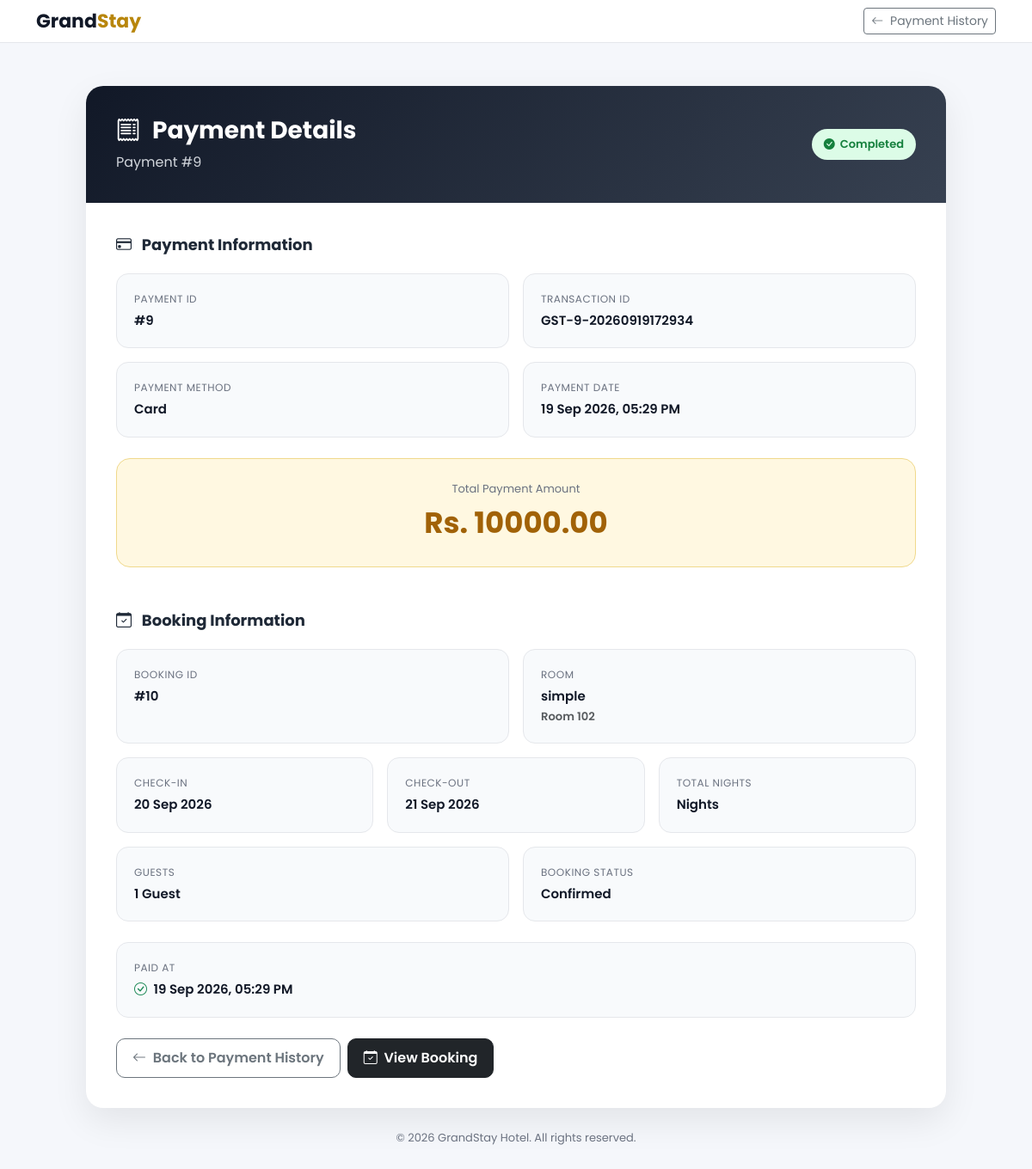
Screenshot of /payments/9/ (signed in) with the database file from the repository.
### payments/models.py (models this page shows, shortened)
class Payment(models.Model):
    METHOD_CHOICES = [
        ('cash', 'Cash'),
        ('card', 'Card'),
        ('online', 'Online'),
    ]
    STATUS_CHOICES = [
        ('pending', 'Pending'),
        ('completed', 'Completed'),
        ('failed', 'Failed'),
        ('refunded', 'Refunded'),
    ]
    booking = models.OneToOneField(
        Booking,
        on_delete=models.CASCADE,
        related_name='payment'
    )
    amount = models.DecimalField(
        max_digits=10,
        decimal_places=2
    )
    method = models.CharField(
        max_length=20,
        choices=METHOD_CHOICES
    )
    status = models.CharField(
        max_length=20,
        choices=STATUS_CHOICES,
        default='pending'
    )
    transaction_id = models.CharField(
        max_length=200,
        blank=True,
        null=True
    )
    paid_at = models.DateTimeField(
        blank=True,
        null=True
    )
    created_at = models.DateTimeField(
        auto_now_add=True
    )

### bookings/models.py (models this page shows, shortened)
class Booking(models.Model):
    STATUS_CHOICES = [
        ('pending', 'Pending'),
        ('confirmed', 'Confirmed'),
        ('checked_in', 'Checked In'),
        ('checked_out', 'Checked Out'),
        ('cancelled', 'Cancelled'),
    ]
    PAYMENT_STATUS_CHOICES = [
        ('pending', 'Pending'),
        ('paid', 'Paid'),
        ('failed', 'Failed'),
        ('refunded', 'Refunded'),
    ]
    user = models.ForeignKey(
        User,
        on_delete=models.CASCADE,
        related_name='bookings'
    )
    room = models.ForeignKey(
        Room,
        on_delete=models.PROTECT,
        related_name='bookings'
    )
    check_in = models.DateField(
        verbose_name="Check-in Date"
    )
    check_in_time = models.TimeField(
        default="14:00",
        verbose_name="Check-in Time"
    )
    check_out = models.DateField(
        verbose_name="Check-out Date"
    )
    check_out_time = models.TimeField(
        default="12:00",
        verbose_name="Check-out Time"
    )
    guests = models.PositiveIntegerField(
        default=1
    )
    total_amount = models.DecimalField(
        max_digits=10,
        decimal_places=2,
        default=0
    )
    status = models.CharField(
        max_length=20,
        choices=STATUS_CHOICES,
        default='pending'
    )
    payment_status = models.CharField(
        max_length=20,
        choices=PAYMENT_STATUS_CHOICES,
        default='pending'
    )
    special_request = models.TextField(
        blank=True
    )
    created_at = models.DateTimeField(
        auto_now_add=True
    )
    updated_at = models.DateTimeField(
        auto_now=True
    )

### rooms/models.py (models this page shows, shortened)
class Room(models.Model):
    STATUS_CHOICES = [
        ('available', 'Available'),
        ('maintenance', 'Maintenance'),
        ('inactive', 'Inactive'),
    ]
    category = models.ForeignKey(
        RoomCategory,
        on_delete=models.PROTECT,
        related_name='rooms'
    )
    room_number = models.CharField(
        max_length=20,
        unique=True
    )
    name = models.CharField(
        max_length=150
    )
    description = models.TextField(
        blank=True
    )
    price = models.DecimalField(
        max_digits=10,
        decimal_places=2
    )
    capacity = models.PositiveIntegerField(
        default=2
    )
    size = models.PositiveIntegerField(
        default=30,
        help_text="Room size in square meters"
    )
    bed_type = models.CharField(
        max_length=100,
        default="Double Bed"
    )
    floor = models.PositiveIntegerField(
        default=1
    )
    image = models.ImageField(
        upload_to='rooms/',
        blank=True,
        null=True
    )
    status = models.CharField(
        max_length=20,
        choices=STATUS_CHOICES,
        default='available'
    )
    is_featured = models.BooleanField(
        default=False
    )
    has_wifi = models.BooleanField(
        default=True
    )
    has_ac = models.BooleanField(
        default=True
    )
    has_tv = models.BooleanField(
        default=True
    )
    has_breakfast = models.BooleanField(
        default=False
    )
    has_balcony = models.BooleanField(
        default=False
    )
    created_at = models.DateTimeField(
        auto_now_add=True
    )
    updated_at = models.DateTimeField(
        auto_now=True
    )
    class Meta:
        verbose_name = "Room"
        verbose_name_plural = "Rooms"
        ordering = ['room_number']

### payments/views.py (the view)
@login_required(login_url="login")
def customer_payment_detail(
    request,
    payment_id
):
    payment = get_object_or_404(
        Payment.objects.select_related(
            "booking",
            "booking__room",
            "booking__room__category"
        ),
        id=payment_id,
        booking__user=request.user
    )
    return render(
        request,
        "payments/payment_detail.html",
        {
            "payment": payment,
        }
    )

### templates/payments/payment_detail.html (shortened to what this page needs)
{% load static %}
<!DOCTYPE html>
<html lang="en">
<head>
    <link
        href="https://cdn.jsdelivr.net/npm/bootstrap@5.3.3/dist/css/bootstrap.min.css"
        rel="stylesheet"
    >
    <link
        href="https://cdn.jsdelivr.net/npm/bootstrap-icons@1.11.3/font/bootstrap-icons.css"
        rel="stylesheet"
    >
</head>
<body>
<nav class="navbar navbar-expand-lg">
    <div class="container">
        <a
            href="{% url 'home' %}"
            class="brand"
        >
            Grand<span>Stay</span>
        </a>
        <div class="ms-auto">
            <a
                href="{% url 'payment_history' %}"
                class="btn btn-outline-secondary btn-sm"
            >
                <i class="bi bi-arrow-left me-1"></i>
                Payment History
            </a>
        </div>
    </div>
</nav>
<div class="page-wrapper">
    <div class="payment-card">
        <div class="payment-header">
            <div class="d-flex justify-content-between align-items-center flex-wrap gap-3">
                <div>
                    <h1>
                        <i class="bi bi-receipt me-2"></i>
                        Payment Details
                    </h1>
                    <p>
                        Payment #{{ payment.id }}
                    </p>
                </div>
                <div>
                    {% if payment.status == "completed" %}
                        <span class="status-badge status-completed">
                            <i class="bi bi-check-circle-fill"></i>
                            Completed
                        </span>
                    {% elif payment.status == "pending" %}
                        <span class="status-badge status-pending">
                            <i class="bi bi-clock-fill"></i>
                            Pending
                        </span>
                    {% elif payment.status == "failed" %}
                        <span class="status-badge status-failed">
                            <i class="bi bi-x-circle-fill"></i>
                            Failed
                        </span>
                    {% elif payment.status == "refunded" %}
                        <span class="status-badge status-refunded">
                            <i class="bi bi-arrow-counterclockwise"></i>
                            Refunded
                        </span>
                    {% endif %}
                </div>
            </div>
        </div>
        <div class="content">
            <div class="section-title">
                <i class="bi bi-credit-card me-2"></i>
                Payment Information
            </div>
            <div class="row g-3 mb-4">
                <div class="col-md-6">
                    <div class="info-box">
                        <span class="info-label">
                            Payment ID
                        </span>
                        <div class="info-value">
                            #{{ payment.id }}
                        </div>
                    </div>
                </div>
                <div class="col-md-6">
                    <div class="info-box">
                        <span class="info-label">
                            Transaction ID
                        </span>
                        <div class="info-value">
                            {% if payment.transaction_id %}
                                {{ payment.transaction_id }}
                            {% else %}
                                Not available
                            {% endif %}
                        </div>
                    </div>
                </div>
                <div class="col-md-6">
                    <div class="info-box">
                        <span class="info-label">
                            Payment Method
                        </span>
                        <div class="info-value">
                            {{ payment.get_method_display }}
                        </div>
                    </div>
                </div>
                <div class="col-md-6">
                    <div class="info-box">
                        <span class="info-label">
                            Payment Date
                        </span>
                        <div class="info-value">
                            {{ payment.created_at|date:"d M Y, h:i A" }}
                        </div>
                    </div>
                </div>
            </div>
            <div class="amount-box mb-5">
                <div class="amount-label">
                    Total Payment Amount
                </div>
                <div class="amount">
                    Rs. {{ payment.amount|floatformat:2 }}
                </div>
            </div>
            <div class="section-title">
                <i class="bi bi-calendar-check me-2"></i>
                Booking Information
            </div>
            <div class="row g-3 mb-4">
                <div class="col-md-6">
                    <div class="info-box">
                        <span class="info-label">
                            Booking ID
                        </span>
                        <div class="info-value">
                            #{{ payment.booking.id }}
                        </div>
                    </div>
                </div>
                <div class="col-md-6">
                    <div class="info-box">
                        <span class="info-label">
                            Room
                        </span>
                        <div class="info-value">
                            {{ payment.booking.room.name }}
                            <br>
                            <small class="text-muted">
                                Room
                                {{ payment.booking.room.room_number }}
                            </small>
                        </div>
                    </div>
                </div>
                <div class="col-md-4">
                    <div class="info-box">
                        <span class="info-label">
                            Check-in
                        </span>
                        <div class="info-value">
                            {{ payment.booking.check_in|date:"d M Y" }}
                        </div>
                    </div>
                </div>
                <div class="col-md-4">
                    <div class="info-box">
                        <span class="info-label">
                            Check-out
                        </span>
                        <div class="info-value">
                            {{ payment.booking.check_out|date:"d M Y" }}
                        </div>
                    </div>
                </div>
                <div class="col-md-4">
                    <div class="info-box">
                        <span class="info-label">
                            Total Nights
                        </span>
                        <div class="info-value">
                            {% if total_nights == 1 %}
                                Night
                            {% else %}
                                Nights
                            {% endif %}
                        </div>
                    </div>
                </div>
                <div class="col-md-6">
                    <div class="info-box">
                        <span class="info-label">
                            Guests
                        </span>
                        <div class="info-value">
                            {{ payment.booking.guests }}
                            {% if payment.booking.guests == 1 %}
                                Guest
                            {% else %}
                                Guests
                            {% endif %}
                        </div>
                    </div>
                </div>
                <div class="col-md-6">
                    <div class="info-box">
                        <span class="info-label">
                            Booking Status
                        </span>
                        <div class="info-value">
                            {{ payment.booking.get_status_display }}
                        </div>
                    </div>
                </div>
            </div>
            {% if payment.paid_at %}
                <div class="info-box mb-4">
                    <span class="info-label">
                        Paid At
                    </span>
                    <div class="info-value">
                        <i class="bi bi-check-circle text-success me-1"></i>
                        {{ payment.paid_at|date:"d M Y, h:i A" }}
                    </div>
                </div>
            {% endif %}
            <div class="d-flex gap-2 flex-wrap">
                <a
                    href="{% url 'payment_history' %}"
                    class="btn btn-outline-secondary btn-back"
                >
                    <i class="bi bi-arrow-left me-1"></i>
                    Back to Payment History
                </a>
                <a
                    href="{% url 'booking_detail' payment.booking.id %}"
                    class="btn btn-dark btn-back"
                >
                    <i class="bi bi-calendar-check me-1"></i>
                    View Booking
                </a>
            </div>
        </div>
    </div>
    <div class="footer">
        © {% now "Y" %} GrandStay Hotel.
        All rights reserved.
    </div>
</div>
</body>
</html>

### templates/payments/payment_detail.html (style rules this page uses)
* { box-sizing: border-box; }
body { margin: 0; background: #f5f7fb; font-family: "Poppins", sans-serif; color: #1f2937; }
.navbar { background: #ffffff; border-bottom: 1px solid #e5e7eb; }
.brand { font-size: 22px; font-weight: 700; color: #111827; text-decoration: none; }
.brand span { color: #b8860b; }
.page-wrapper { min-height: calc(100vh - 70px); padding: 50px 20px; }
.payment-card { max-width: 1000px; margin: auto; background: #ffffff; border-radius: 20px; box-shadow: 0 15px 40px rgba(0, 0, 0, 0.08); overflow: hidden; }
.payment-header { background: linear-gradient( 135deg, #111827, #374151 ); color: white; padding: 35px; }
.payment-header h1 { margin: 0; font-size: 28px; font-weight: 700; }
.payment-header p { margin: 8px 0 0; color: #d1d5db; }
.content { padding: 35px; }
.section-title { font-size: 18px; font-weight: 700; margin-bottom: 20px; }
.info-box { background: #f8fafc; border: 1px solid #e5e7eb; border-radius: 14px; padding: 20px; height: 100%; }
.info-label { display: block; font-size: 12px; color: #6b7280; margin-bottom: 5px; text-transform: uppercase; letter-spacing: 0.5px; }
.info-value { font-size: 15px; font-weight: 600; color: #111827; }
.amount-box { background: #fff8e1; border: 1px solid #f0d98c; border-radius: 16px; padding: 25px; text-align: center; }
.amount-label { color: #6b7280; font-size: 13px; }
.amount { font-size: 34px; font-weight: 700; color: #a16207; margin-top: 5px; }
.status-badge { display: inline-flex; align-items: center; gap: 6px; padding: 8px 14px; border-radius: 50px; font-size: 13px; font-weight: 600; }
.status-completed { background: #dcfce7; color: #15803d; }
.btn-back { border-radius: 10px; padding: 10px 18px; font-weight: 600; }
.footer { text-align: center; padding: 25px; color: #6b7280; font-size: 13px; }

### rows the page displays
Payment: id "9", transaction_id "GST-9-20260919172934", method "Card", created_at "19 Sep 2026, 05:29 PM", amount "10000.00", booking.id "10", booking.room.name "simple", booking.room.room_number "102", booking.check_in "20 Sep 2026", booking.check_out "21 Sep 2026", booking.guests "1", booking.status "Confirmed", paid_at "19 Sep 2026, 05:29 PM"
